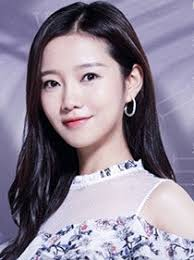
#> input picture 2019 Fall/ACT0005 AR毕设/Project/Code/images/001.jpg, 194 x 260 px
$ python cx.py
#> lines starting #> are read from the running program, lines starting #| are printed output that depends on the picture
import cv2 as cv
import numpy as np

src = cv.imread("images/001.jpg")
#> src is the input picture: shape (260, 194, 3); mean B, G, R 149.4, 132.5, 142
cv.imshow("input", src)

mask = np.zeros(src.shape[:2], dtype=np.uint8)
rect = (53, 12, 356, 622)
iterCount = 5
bgdmodel = np.zeros((1, 13 * iterCount), np.float64)
fgdmodel = np.zeros((1, 13 * iterCount), np.float64)

cv.grabCut(src, mask, rect, bgdmodel, fgdmodel, iterCount, mode=cv.GC_INIT_WITH_RECT)
mask2 = np.where((mask == 1) + (mask == 3), 255, 0).astype('uint8')
print(mask2.shape)
#| (260, 194)
result = cv.bitwise_and(src, src, mask=mask2)
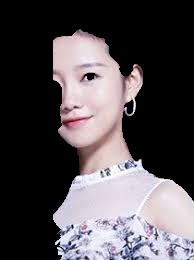
#> result: shape (260, 194, 3); mean B, G, R 80.5, 76.6, 81.9

cv.imshow("result", result)
cv.waitKey(0)
cv.destroyAllWindows()
